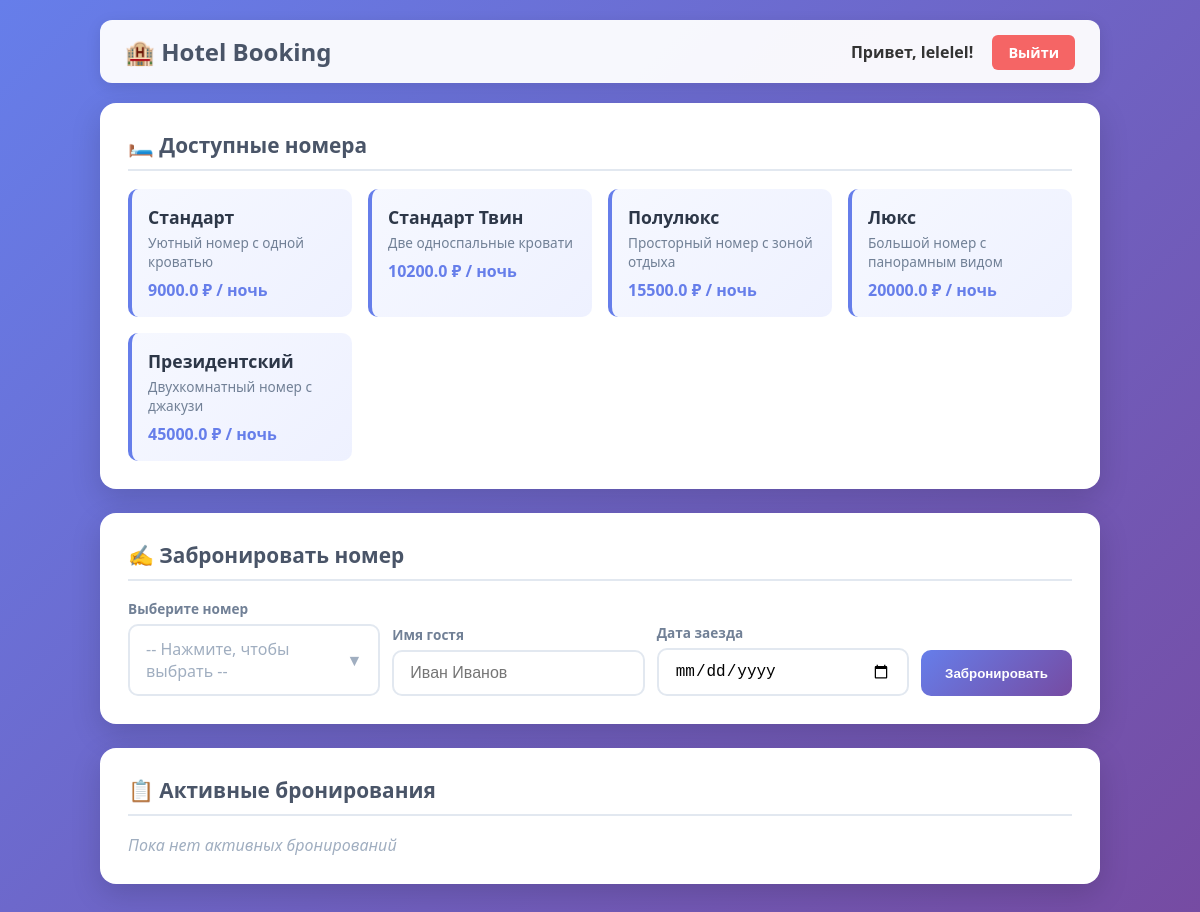
The app's page / (signed in) with its own data.
### models.py (models this page shows)
class Customer(Base):
    __tablename__ = "customers"
    id = Column(Integer, primary_key=True, index=True)
    full_name = Column(String, nullable=False)
    phone = Column(String, nullable=False)                           #то как выглядит табличка с пользователями 67
    email = Column(String, unique=True, index=True, nullable=False)
    password = Column(String, nullable=False)

class Room(Base):
    __tablename__ = "rooms"
    id = Column(Integer, primary_key=True, index=True)
    name = Column(String, nullable=False)                     #то как выглядит табличка в бд с номерами
    price = Column(Float, nullable=False)
    description = Column(String, default="")

### main.py (the view)
@app.get("/", response_class=HTMLResponse)
def index(request: Request, db: Session = Depends(get_db), user: models.Customer = Depends(get_current_user)):
    if not user:
        return RedirectResponse("/login", status_code=303)
    rooms = db.query(models.Room).all()
    bookings = db.query(models.Booking).all()
    return templates.TemplateResponse(request=request, name="index.html", context={
        "rooms": rooms, "bookings": bookings, "username": user.full_name
    })

### templates/index.html (shortened to what this page needs)
<!DOCTYPE html>
<html lang="ru">
<head>
</head>
<body>
    <div class="container">
        <div class="topbar">
            <h1>🏨 Hotel Booking</h1>
            <div style="font-weight: 600;">
                Привет, {{ username }}!
                <a href="/logout" class="btn-logout" style="margin-left: 15px;">Выйти</a>
            </div>
        </div>
        <div class="card">
            <h2>🛏️ Доступные номера</h2>
            <div class="rooms-grid">
                {% for r in rooms %}
                <div class="room-card">
                    <div class="room-name">{{ r.name }}</div>
                    <div class="room-desc">{{ r.description }}</div>
                    <div class="room-price">{{ r.price }} ₽ / ночь</div>
                </div>
                {% endfor %}
            </div>
        </div>
        <div class="card">
            <h2>✍️ Забронировать номер</h2>
            <form action="/book" method="post">
                <div class="form-group">
                    <label>Выберите номер</label>
                    <div class="custom-select" id="room-select">
                        <div class="select-trigger">
                            <span class="placeholder">-- Нажмите, чтобы выбрать --</span>
                            <span class="arrow">▼</span>
                        </div>
                    </div>
                </div>
                <div class="form-group">
                    <label>Имя гостя</label>
                    <input name="guest" placeholder="Иван Иванов" required>
                </div>
                <div class="form-group">
                    <label>Дата заезда</label>
                    <input name="date" type="date" required>
                </div>
                <button type="submit">Забронировать</button>
            </form>
        </div>
        <div class="card">
            <h2>📋 Активные бронирования</h2>
            {% if bookings %}
            <table>
                <thead>
                    <tr><th>Номер</th><th>Гость</th><th>Дата</th><th></th></tr>
                </thead>
                <tbody>
                    {% for b in bookings %}
                    <tr>
                        <td>{{ b.room.name }}</td>
                        <td>{{ b.guest_name }}</td>
                        <td>{{ b.date }}</td>
                        <td>
                            <form action="/cancel/{{ b.id }}" method="post" style="margin:0">
                                <button type="submit" class="btn-cancel">Отменить</button>
                            </form>
                        </td>
                    </tr>
                    {% endfor %}
                </tbody>
            </table>
            {% else %}
            <p style="color: #a0aec0; font-style: italic;">Пока нет активных бронирований</p>
            {% endif %}
        </div>
    </div>
</body>
</html>

### templates/index.html (style rules this page uses)
* { margin: 0; padding: 0; box-sizing: border-box; }
body { font-family: 'Segoe UI', Tahoma, Geneva, Verdana, sans-serif; min-height: 100vh; background: linear-gradient(135deg, #667eea 0%, #764ba2 100%); padding: 20px; color: #333; }
.container { max-width: 1000px; margin: 0 auto; }
.topbar { display: flex; justify-content: space-between; align-items: center; background: rgba(255, 255, 255, 0.95); padding: 15px 25px; border-radius: 12px; margin-bottom: 20px; box-shadow: 0 4px 15px rgba(0,0,0,0.1); }
.topbar h1 { font-size: 1.5rem; color: #4a5568; }
.btn-logout { background: #f56565; color: #fff; text-decoration: none; padding: 8px 16px; border-radius: 6px; font-size: 0.9rem; transition: 0.2s; font-weight: 600; }
.card { background: #fff; border-radius: 16px; padding: 28px; margin-bottom: 24px; box-shadow: 0 10px 30px rgba(0, 0, 0, 0.15); }
.card h2 { font-size: 1.3rem; margin-bottom: 18px; color: #4a5568; border-bottom: 2px solid #e2e8f0; padding-bottom: 10px; }
.rooms-grid { display: grid; grid-template-columns: repeat(auto-fill, minmax(220px, 1fr)); gap: 16px; }
.room-card { background: linear-gradient(135deg, #f6f8ff 0%, #eef1ff 100%); border-left: 4px solid #667eea; border-radius: 10px; padding: 16px; transition: transform 0.2s; }
.room-name { font-weight: 700; font-size: 1.1rem; color: #2d3748; margin-bottom: 4px; }
.room-desc { font-size: 0.85rem; color: #718096; margin-bottom: 8px; }
.room-price { color: #667eea; font-weight: 700; font-size: 1rem; }
.custom-select { position: relative; user-select: none; flex: 1; min-width: 200px; }
.select-trigger { display: flex; justify-content: space-between; align-items: center; padding: 12px 16px; border: 2px solid #e2e8f0; border-radius: 10px; background: #fff; cursor: pointer; transition: 0.2s; }
.select-trigger .placeholder { color: #a0aec0; }
.select-trigger .arrow { transition: transform 0.3s; color: #a0aec0; }
form { display: flex; flex-wrap: wrap; gap: 12px; align-items: flex-end; }
.form-group { display: flex; flex-direction: column; gap: 6px; flex: 1; min-width: 150px; }
label { font-size: 0.85rem; font-weight: 600; color: #718096; }
input { padding: 12px 16px; border: 2px solid #e2e8f0; border-radius: 10px; outline: none; font-size: 1rem; transition: 0.2s; }
button { padding: 12px 24px; font-weight: 600; color: #fff; background: linear-gradient(135deg, #667eea 0%, #764ba2 100%); border: none; border-radius: 10px; cursor: pointer; transition: 0.2s; height: 46px; }

### records on screen
Customer: full_name "lelelel"
Room: name "Стандарт", description "Уютный номер с одной кроватью", price "9000.0"
Room: name "Стандарт Твин", description "Две односпальные кровати", price "10200.0"
Room: name "Полулюкс", description "Просторный номер с зоной отдыха", price "15500.0"
Room: name "Люкс", description "Большой номер с панорамным видом", price "20000.0"
Room: name "Президентский", description "Двухкомнатный номер с джакузи", price "45000.0"
